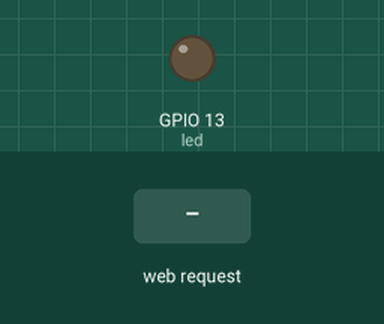
Recording of a sketch running on a simulated ESP32. Parts: output pins drawn as LEDs (lit = HIGH). Inputs (shaded band) come from the test bench. WiFi joins after 1.5 s; servers stay silent unless stated; what the sketch prints to the serial monitor is not drawn.

Above: at 2.7 s.
2.8 s: HTTP request GET /ledDiming?ledval=1 received
At 3.3 s:
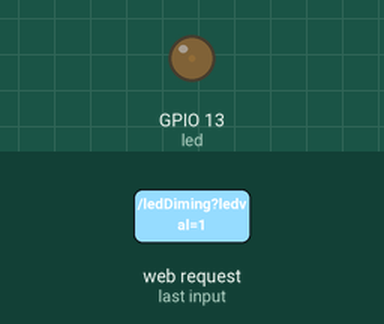
4.3 s: HTTP request GET /ledDiming?ledval=120 received
At 5.7 s:
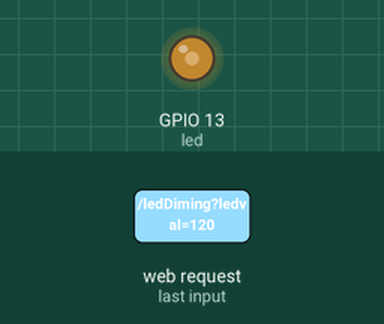
Timing chart, 0 to 7.3 s (numbered marks = the images above; inputs shaded):
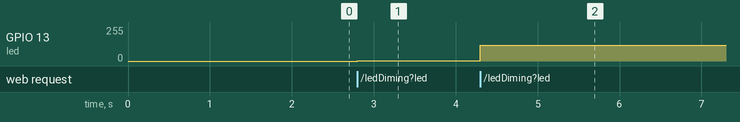

The sketch:

sketch_oct31a.ino
```cpp
#include <WiFi.h>
#include <WiFiClient.h>
#include <WebServer.h>
#include <ESPmDNS.h>

const char* ssid = "hope";
const char* password = "hope87210";
WebServer server(80);

const int led = 13;

void handleRoot() {
  char webSite[1000];
  snprintf(webSite,1000,"<!DOCTYPE html><html lang=\"en\"><head> <meta charset=\"UTF-8\"> <meta name=\"viewport\" content=\"width=device-width, initial-scale=1.0\"> <title>Diming LED</title> <script src=\"https://code.jquery.com/jquery-3.3.1.js\"></script> <script>$(document).ready(function(){$(\"[type=range]\").change(function(){var ledvalue=$(\"#led\").val(); $(\".ledvalue\").text(ledvalue);});}); </script> <style>body{background-color: lightgoldenrodyellow;}.container{display: flex; flex-direction: column; align-items: center;}.btn{padding: 0.3em 0.5em; font-size: 1.5em;}</style></head><body> <div class=\"container\"> <h1>LED Diming</h1> <h3>LED Light=<span class='ledvalue'>0</span></h3> <form action=\"ledDiming\" method=\"get\" id=\"form1\"> <input type=\"range\" name=\"ledval\" id=\"led\" min=\"0\" max=\"255\"> </form> <br><button type=\"submit\" form=\"form1\" value=\"Submit\" class=\"btn\">Submit</button> </div></body></html>");
  server.send(200, "text/html", webSite);
}

void ledDiming() {
  char webSite[1000];
  int led_Diming=server.arg("ledval").toInt();
  ledcWrite(0,led_Diming);
  server.send(200, "text/html", webSite);
}
void handleNotFound() {
  digitalWrite(led, 1);
  server.send(404, "text/html", "Page not founded...");
  digitalWrite(led, 0);
}

void setup(void) {
  pinMode(led, OUTPUT);
  digitalWrite(led, 0);
  Serial.begin(115200);
  WiFi.mode(WIFI_STA);
  WiFi.begin(ssid, password);
  Serial.println("");
  ledcSetup(0,500,8);
  ledcAttachPin (13,0);

  // Wait for connection
  while (WiFi.status() != WL_CONNECTED) {
    delay(500);
    Serial.print(".");
  }
  Serial.println("");
  Serial.print("Connected to ");
  Serial.println(ssid);
  Serial.print("IP address: ");
  Serial.println(WiFi.localIP());

  if (MDNS.begin("esp32")) {
    Serial.println("MDNS responder started");
  }

  server.on("/", handleRoot);
  server.on("/ledDiming",ledDiming);
  server.onNotFound(handleNotFound);
  server.begin();
  server.on("/inline", []() {
    server.send(200, "text/html", "this works as well");
  });
  Serial.println("HTTP server started");
}

void loop(void) {
  server.handleClient();
}
```

Measured:
- after the input at 2.8 s, GPIO 13 (led): 0/255 → 1/255 at once
- after the input at 4.3 s, GPIO 13 (led): 1/255 → 120/255 at once
